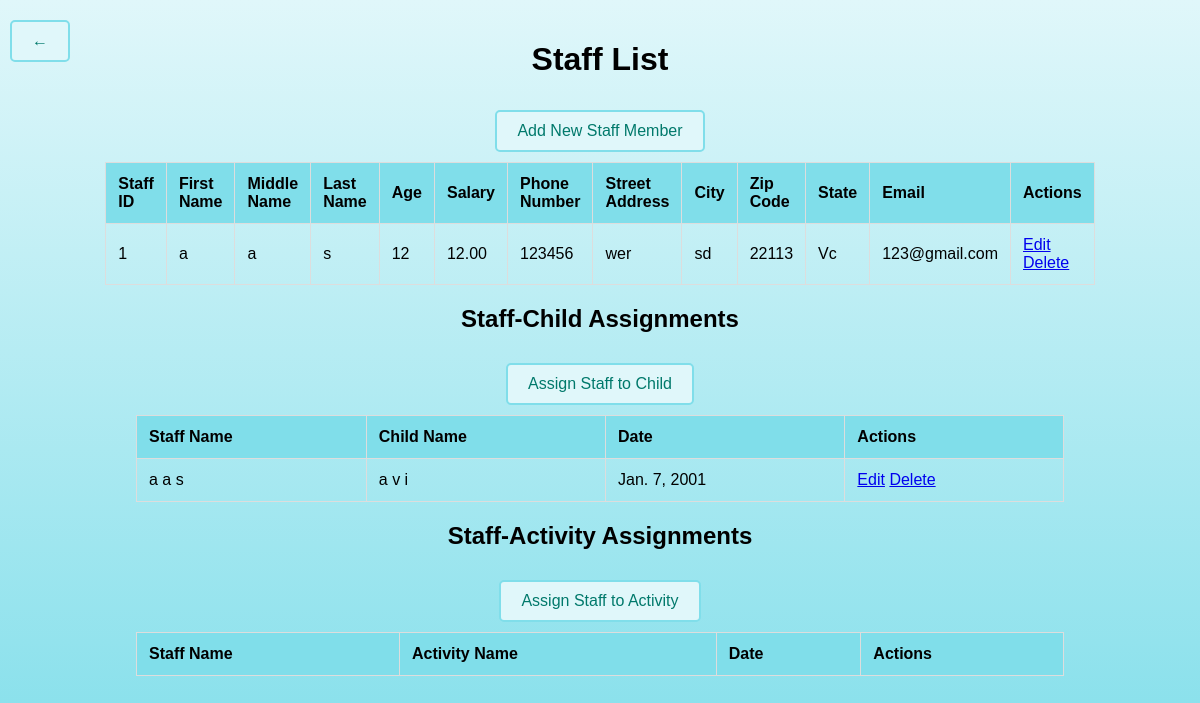
The app's page /myapp/staff/, older data.
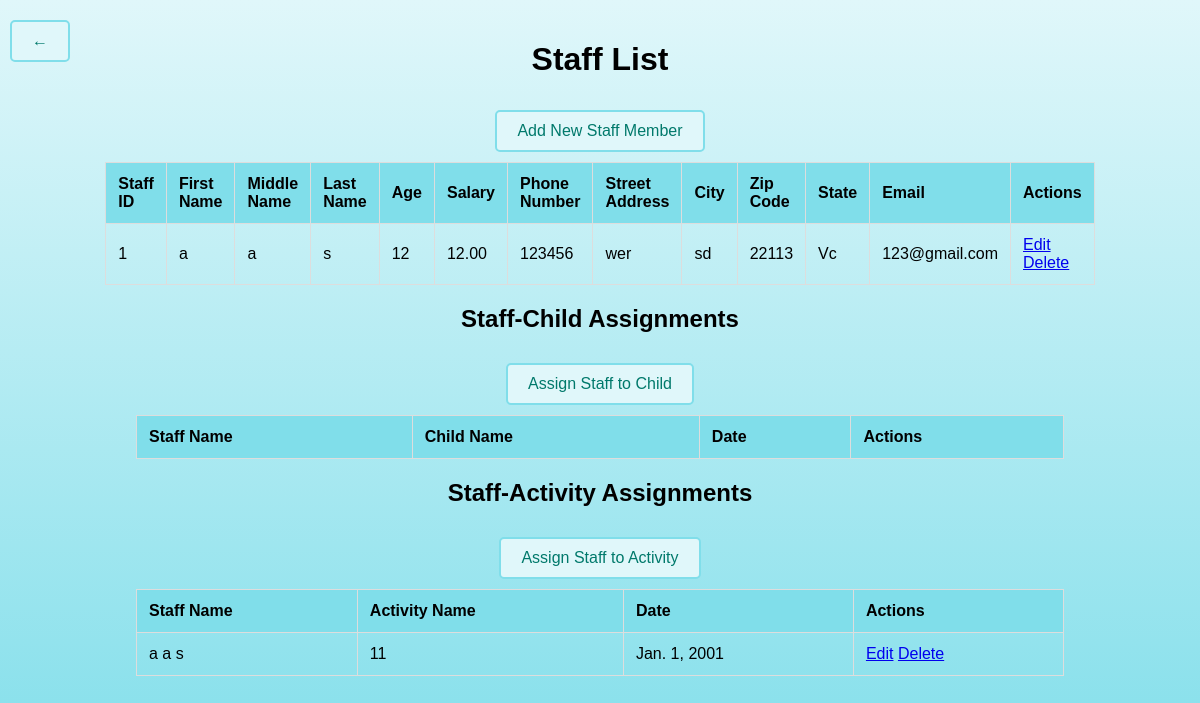
The same page, newer data.
### myapp/models.py (models this page shows, shortened)
class Staff(models.Model):
    first_name = models.CharField(max_length=30)
    middle_name = models.CharField(max_length=30, blank=True, null=True)
    last_name = models.CharField(max_length=30)
    age = models.IntegerField()
    salary = models.DecimalField(max_digits=10, decimal_places=2)
    phone_number = models.CharField(max_length=15)
    street_address = models.CharField(max_length=100)
    city = models.CharField(max_length=50)
    zip_code = models.CharField(max_length=10)
    state = models.CharField(max_length=20)
    email = models.EmailField()

class StaffChildAssignment(models.Model):
    staff = models.ForeignKey(Staff, on_delete=models.CASCADE)
    child = models.ForeignKey(Child, on_delete=models.CASCADE)
    date = models.DateField()

class Child(models.Model):
    first_name = models.CharField(max_length=100)
    middle_name = models.CharField(max_length=100, blank=True, null=True)
    last_name = models.CharField(max_length=100)
    age = models.IntegerField()
    date_of_birth = models.DateField()
    average_cost = models.DecimalField(max_digits=10, decimal_places=2)

class StaffActivityAssignment(models.Model):
    staff = models.ForeignKey(Staff, on_delete=models.CASCADE)
    activity = models.ForeignKey(Activity, on_delete=models.CASCADE)
    date = models.DateField()

class Activity(models.Model):
    activity_name = models.CharField(max_length=50)
    duration = models.DurationField()
    cost = models.DecimalField(max_digits=10, decimal_places=2)
    age_group = models.CharField(max_length=20)
    description = models.TextField()

### myapp/views.py (the view)
# urls.py: path('staff/', views.staff_list, name='staff_list'),
def staff_list(request):
    staffs = Staff.objects.all()
    staff_child_assignments = StaffChildAssignment.objects.all()
    staff_activity_assignments = StaffActivityAssignment.objects.all()
    return render(request, 'staff_list.html', {
        'staffs': staffs,
        'staff_child_assignments': staff_child_assignments,
        'staff_activity_assignments': staff_activity_assignments
    })

### myapp/templates/staff_list.html (shortened to what this page needs)
<!DOCTYPE html>
<html lang="en">
<head>
</head>
<body>
    <div class="back-button">
        <a href="{% url 'home' %}" class="button">&larr;</a>
    </div>
    <div class="container">
        <h1>Staff List</h1>
        <a href="{% url 'staff_add' %}" class="button">Add New Staff Member</a>
        <table>
            <thead>
                <tr>
                    <th>Staff ID</th>
                    <th>First Name</th>
                    <th>Middle Name</th>
                    <th>Last Name</th>
                    <th>Age</th>
                    <th>Salary</th>
                    <th>Phone Number</th>
                    <th>Street Address</th>
                    <th>City</th>
                    <th>Zip Code</th>
                    <th>State</th>
                    <th>Email</th>
                    <th>Actions</th>
                </tr>
            </thead>
            <tbody>
                {% for staff in staffs %}
                <tr>
                    <td>{{ staff.id }}</td>
                    <td>{{ staff.first_name }}</td>
                    <td>{{ staff.middle_name }}</td>
                    <td>{{ staff.last_name }}</td>
                    <td>{{ staff.age }}</td>
                    <td>{{ staff.salary }}</td>
                    <td>{{ staff.phone_number }}</td>
                    <td>{{ staff.street_address }}</td>
                    <td>{{ staff.city }}</td>
                    <td>{{ staff.zip_code }}</td>
                    <td>{{ staff.state }}</td>
                    <td>{{ staff.email }}</td>
                    <td>
                        <a href="{% url 'staff_edit' staff.pk %}">Edit</a>
                        <a href="{% url 'staff_delete' staff.pk %}">Delete</a>
                    </td>
                </tr>
                {% endfor %}
            </tbody>
        </table>
        <h2>Staff-Child Assignments</h2>
        <a href="{% url 'assign_staff_child' %}" class="button">Assign Staff to Child</a>
        <table>
            <thead>
                <tr>
                    <th>Staff Name</th>
                    <th>Child Name</th>
                    <th>Date</th>
                    <th>Actions</th>
                </tr>
            </thead>
            <tbody>
                {% for assignment in staff_child_assignments %}
                <tr>
                    <td>{{ assignment.staff.first_name }} {{ assignment.staff.middle_name }} {{ assignment.staff.last_name }}</td>
                    <td>{{ assignment.child.first_name }} {{ assignment.child.middle_name }} {{ assignment.child.last_name }}</td>
                    <td>{{ assignment.date }}</td>
                    <td>
                        <a href="{% url 'edit_staff_child_assignment' assignment.id %}">Edit</a>
                        <a href="{% url 'delete_staff_child_assignment' assignment.id %}">Delete</a>
                    </td>
                </tr>
                {% endfor %}
            </tbody>
        </table>
        <h2>Staff-Activity Assignments</h2>
        <a href="{% url 'assign_staff_activity' %}" class="button">Assign Staff to Activity</a>
        <table>
            <thead>
                <tr>
                    <th>Staff Name</th>
                    <th>Activity Name</th>
                    <th>Date</th>
                    <th>Actions</th>
                </tr>
            </thead>
            <tbody>
                {% for assignment in staff_activity_assignments %}
                <tr>
                    <td>{{ assignment.staff.first_name }} {{ assignment.staff.middle_name }} {{ assignment.staff.last_name }}</td>
                    <td>{{ assignment.activity.activity_name }}</td>
                    <td>{{ assignment.date }}</td>
                    <td>
                        <a href="{% url 'edit_staff_activity_assignment' assignment.id %}">Edit</a>
                        <a href="{% url 'delete_staff_activity_assignment' assignment.id %}">Delete</a>
                    </td>
                </tr>
                {% endfor %}
            </tbody>
        </table>
    </div>
</body>
</html>

Row changes from the older to the newer data that the page shows:
removed StaffChildAssignment: staff.first_name "a", staff.middle_name "a", staff.last_name "s", child.first_name "a", child.middle_name "v", child.last_name "i", date "Jan. 7, 2001"
added StaffActivityAssignment: staff.first_name "a", staff.middle_name "a", staff.last_name "s", activity.activity_name "11", date "Jan. 1, 2001"
